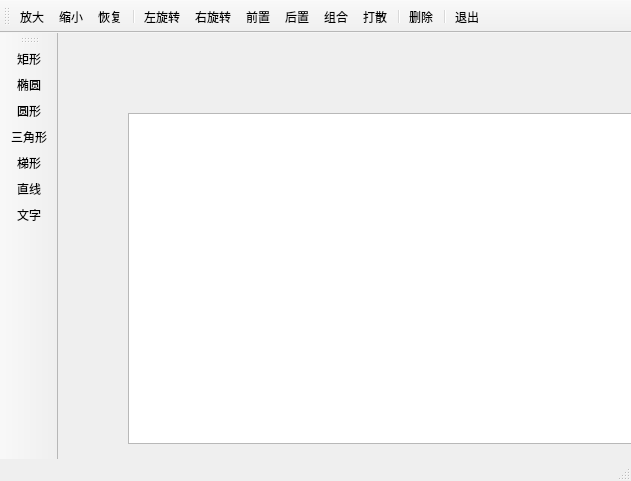
<?xml version="1.0" encoding="UTF-8"?>
<ui version="4.0">
 <class>MainWindow</class>
 <widget class="QMainWindow" name="MainWindow">
  <property name="geometry">
   <rect>
    <x>0</x>
    <y>0</y>
    <width>631</width>
    <height>481</height>
   </rect>
  </property>
  <property name="windowTitle">
   <string>MainWindow</string>
  </property>
  <widget class="QWidget" name="centralWidget">
   <widget class="QWGraphicsView" name="View">
    <property name="geometry">
     <rect>
      <x>70</x>
      <y>80</y>
      <width>541</width>
      <height>331</height>
     </rect>
    </property>
   </widget>
  </widget>
  <widget class="QMenuBar" name="menuBar">
   <property name="geometry">
    <rect>
     <x>0</x>
     <y>0</y>
     <width>631</width>
     <height>22</height>
    </rect>
   </property>
  </widget>
  <widget class="QToolBar" name="mainToolBar">
   <attribute name="toolBarArea">
    <enum>TopToolBarArea</enum>
   </attribute>
   <attribute name="toolBarBreak">
    <bool>false</bool>
   </attribute>
   <addaction name="actZoomIn"/>
   <addaction name="actZoomOut"/>
   <addaction name="actRestore"/>
   <addaction name="separator"/>
   <addaction name="actRotateLeft"/>
   <addaction name="actRotateRight"/>
   <addaction name="actEdit_Front"/>
   <addaction name="actEdit_Back"/>
   <addaction name="actGroup"/>
   <addaction name="actGroupBreak"/>
   <addaction name="separator"/>
   <addaction name="actEdit_Delete"/>
   <addaction name="separator"/>
   <addaction name="actQuit"/>
  </widget>
  <widget class="QStatusBar" name="statusBar"/>
  <widget class="QToolBar" name="toolBar">
   <property name="windowTitle">
    <string>toolBar</string>
   </property>
   <property name="layoutDirection">
    <enum>Qt::LeftToRight</enum>
   </property>
   <attribute name="toolBarArea">
    <enum>LeftToolBarArea</enum>
   </attribute>
   <attribute name="toolBarBreak">
    <bool>false</bool>
   </attribute>
   <addaction name="actItem_Rect"/>
   <addaction name="actItem_Ellipse"/>
   <addaction name="actItem_Circle"/>
   <addaction name="actItem_Triangle"/>
   <addaction name="actItem_Polygon"/>
   <addaction name="actItem_Line"/>
   <addaction name="actItem_Text"/>
  </widget>
  <action name="actItem_Rect">
   <property name="text">
    <string>矩形</string>
   </property>
   <property name="toolTip">
    <string>添加矩形</string>
   </property>
  </action>
  <action name="actItem_Ellipse">
   <property name="text">
    <string>椭圆</string>
   </property>
   <property name="toolTip">
    <string>添加椭圆型</string>
   </property>
  </action>
  <action name="actItem_Line">
   <property name="text">
    <string>直线</string>
   </property>
   <property name="toolTip">
    <string>添加直线</string>
   </property>
  </action>
  <action name="actEdit_Delete">
   <property name="text">
    <string>删除</string>
   </property>
   <property name="toolTip">
    <string>删除选中的图元</string>
   </property>
  </action>
  <action name="actQuit">
   <property name="text">
    <string>退出</string>
   </property>
   <property name="toolTip">
    <string>退出本系统</string>
   </property>
  </action>
  <action name="actItem_Pixmap">
   <property name="text">
    <string>图片</string>
   </property>
   <property name="toolTip">
    <string>添加图片</string>
   </property>
  </action>
  <action name="actItem_Text">
   <property name="text">
    <string>文字</string>
   </property>
   <property name="toolTip">
    <string>添加文字</string>
   </property>
  </action>
  <action name="actEdit_Front">
   <property name="text">
    <string>前置</string>
   </property>
   <property name="toolTip">
    <string>居于最前面</string>
   </property>
  </action>
  <action name="actEdit_Back">
   <property name="text">
    <string>后置</string>
   </property>
   <property name="toolTip">
    <string>居于最后面</string>
   </property>
  </action>
  <action name="actItem_Polygon">
   <property name="text">
    <string>梯形</string>
   </property>
   <property name="toolTip">
    <string>添加梯形</string>
   </property>
  </action>
  <action name="actZoomIn">
   <property name="text">
    <string>放大</string>
   </property>
   <property name="toolTip">
    <string>放大</string>
   </property>
  </action>
  <action name="actZoomOut">
   <property name="text">
    <string>缩小</string>
   </property>
   <property name="toolTip">
    <string>缩小</string>
   </property>
  </action>
  <action name="actRotateLeft">
   <property name="text">
    <string>左旋转</string>
   </property>
   <property name="toolTip">
    <string>左旋转</string>
   </property>
  </action>
  <action name="actRotateRight">
   <property name="text">
    <string>右旋转</string>
   </property>
   <property name="toolTip">
    <string>右旋转</string>
   </property>
  </action>
  <action name="actRestore">
   <property name="text">
    <string>恢复</string>
   </property>
   <property name="toolTip">
    <string>恢复大小</string>
   </property>
  </action>
  <action name="actGroup">
   <property name="text">
    <string>组合</string>
   </property>
   <property name="toolTip">
    <string>组合</string>
   </property>
  </action>
  <action name="actGroupBreak">
   <property name="text">
    <string>打散</string>
   </property>
   <property name="toolTip">
    <string>取消组合</string>
   </property>
  </action>
  <action name="actItem_Circle">
   <property name="text">
    <string>圆形</string>
   </property>
   <property name="toolTip">
    <string>圆形</string>
   </property>
  </action>
  <action name="actItem_Triangle">
   <property name="text">
    <string>三角形</string>
   </property>
   <property name="toolTip">
    <string>三角形</string>
   </property>
  </action>
 </widget>
 <layoutdefault spacing="6" margin="11"/>
 <customwidgets>
  <customwidget>
   <class>QWGraphicsView</class>
   <extends>QGraphicsView</extends>
   <header>qwgraphicsview.h</header>
  </customwidget>
 </customwidgets>
 <resources/>
 <connections>
  <connection>
   <sender>actQuit</sender>
   <signal>triggered()</signal>
   <receiver>MainWindow</receiver>
   <slot>close()</slot>
   <hints>
    <hint type="sourcelabel">
     <x>-1</x>
     <y>-1</y>
    </hint>
    <hint type="destinationlabel">
     <x>315</x>
     <y>240</y>
    </hint>
   </hints>
  </connection>
 </connections>
</ui>
